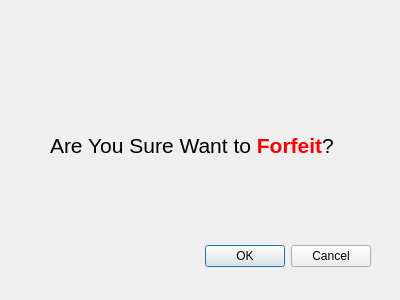
<?xml version="1.0" encoding="UTF-8"?>
<ui version="4.0">
 <class>Forfeit</class>
 <widget class="QDialog" name="Forfeit">
  <property name="geometry">
   <rect>
    <x>0</x>
    <y>0</y>
    <width>400</width>
    <height>300</height>
   </rect>
  </property>
  <property name="windowTitle">
   <string>Forfeit</string>
  </property>
  <widget class="QDialogButtonBox" name="buttonBox">
   <property name="geometry">
    <rect>
     <x>30</x>
     <y>240</y>
     <width>341</width>
     <height>32</height>
    </rect>
   </property>
   <property name="orientation">
    <enum>Qt::Horizontal</enum>
   </property>
   <property name="standardButtons">
    <set>QDialogButtonBox::Cancel|QDialogButtonBox::Ok</set>
   </property>
  </widget>
  <widget class="QLabel" name="label">
   <property name="geometry">
    <rect>
     <x>50</x>
     <y>100</y>
     <width>301</width>
     <height>91</height>
    </rect>
   </property>
   <property name="text">
    <string>&lt;html&gt;&lt;head/&gt;&lt;body&gt;&lt;p&gt;&lt;span style=&quot; font-size:16pt;&quot;&gt;Are You Sure Want to &lt;/span&gt;&lt;span style=&quot; font-size:16pt; font-weight:600; color:#ff0000;&quot;&gt;Forfeit&lt;/span&gt;&lt;span style=&quot; font-size:16pt;&quot;&gt;?&lt;/span&gt;&lt;/p&gt;&lt;/body&gt;&lt;/html&gt;</string>
   </property>
  </widget>
 </widget>
 <resources/>
 <connections>
  <connection>
   <sender>buttonBox</sender>
   <signal>rejected()</signal>
   <receiver>Forfeit</receiver>
   <slot>reject()</slot>
   <hints>
    <hint type="sourcelabel">
     <x>316</x>
     <y>260</y>
    </hint>
    <hint type="destinationlabel">
     <x>286</x>
     <y>274</y>
    </hint>
   </hints>
  </connection>
 </connections>
</ui>
